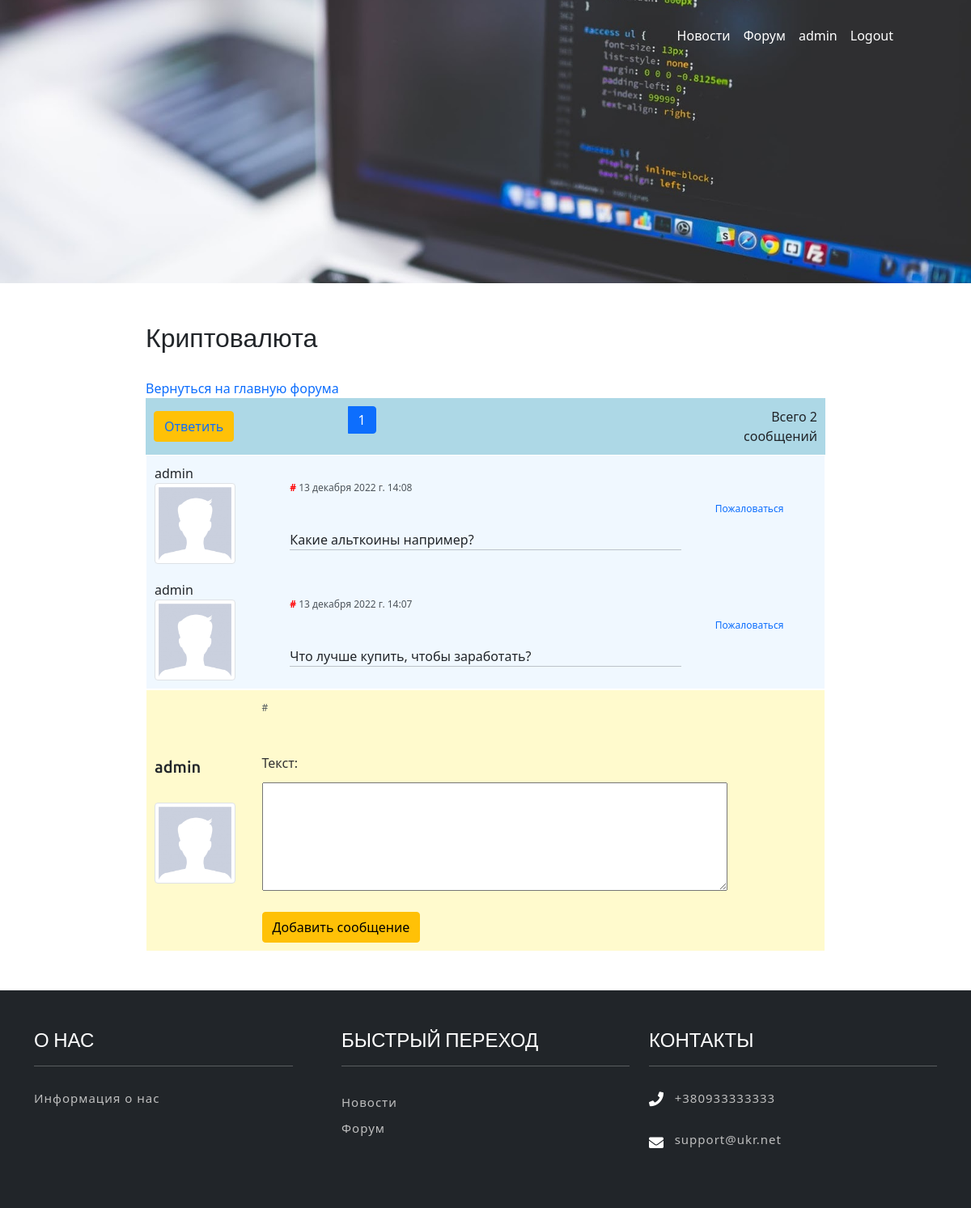
/forum/topic/1/ (signed in), run on the app's committed database.
### users/models.py (models this page shows)
class User(AbstractUser):
    image = models.ImageField(upload_to='users_images', blank=True)

### forum/models.py (models this page shows, shortened)
class Topic(models.Model):
    category_detail = models.ForeignKey(
        CategoryDetail, on_delete=models.CASCADE, blank=True, null=True, related_name='topics'
    )
    title = models.CharField(
        max_length=100, verbose_name='Заголовок', blank=True, null=True
    )
    additional_info = models.TextField(blank=True, null=True
                                       )

class Post(models.Model):
    topic = models.ForeignKey(
        Topic, on_delete=models.CASCADE, verbose_name='Тема', related_name='posts'
    )
    text = models.TextField(
        verbose_name='текст'
    )
    created = models.DateTimeField(
        verbose_name='дата создания',
        default=timezone.now()
    )
    published = models.DateTimeField(
        verbose_name='дата публикации',
        default=timezone.now()
    )
    author = models.ForeignKey(
        User, on_delete=models.CASCADE,
        blank=True, null=True
    )
    class Meta:
        ordering = ['-published']

### forum/views.py (the view)
# urls.py: path('topic/<int:topic_pk>/', topic_detail, name='topic_detail'),
def topic_detail(request, topic_pk):
    topic = Topic.objects.get(pk=topic_pk)
    posts = Post.objects.filter(topic=topic_pk)
    counter = posts.count()
    paginator = Paginator(posts, 10)
    page_num = request.GET.get('page', 1)
    page = paginator.get_page(page_num)
    is_paginated = page.has_other_pages()
    if request.method == 'POST':
        post_form = PostForm(request.POST)
        if post_form.is_valid():
            post = post_form.save(commit=False)
            post.author = request.user
            post.published = datetime.now()
            post.topic = Topic.objects.filter(pk=topic_pk).first()
            post.save()
            return redirect('forum:topic_detail', topic_pk=topic.pk)
    else:
        post_form = PostForm()
    context = {
                   'topic': topic,
                   'posts': posts,
                   'counter': counter,
                   'post_form': post_form,
                   'page': page,
                   'is_paginated': is_paginated,
                   }
    return render(request, 'forum/topic_detail.html', context)

### forum/forms.py
class PostForm(ModelForm):
    class Meta:
        model = Post
        fields = (
            'text',
        )
        widgets = {
            'text': Textarea(attrs={'rows': 4, 'cols': 60}),
        }

### forum/templates/forum/topic_detail.html (shortened to what this page needs)
{% extends 'core/base.html' %}
{% load static %}
{% block content %}
<h2 style="margin-left: 15%; margin-right: 15%">
    {{topic.title}}</h2></br>
<a href="{% url 'forum:category_list' %}" style="margin-left: 15%"> Вернуться на главную форума </a>
<br>
<table bgcolor="#add8e6" ; cellpadding="10"; cellspacing="1"; width="70%" style="margin-left: 15%; margin-right: 15%">
    <tr>
        <td width="20%">
            {% if user.is_authenticated %}
            <button class="btn btn-warning"><a href="#post">Ответить</a></button>
            {% else %}
            <button class="btn btn-warning"><a href="{% url 'users:login' %}">Ответить</a></button>
            {% endif %}
        </td>
        <td width="60%">
<nav aria-label="..." style="margin-left: 15%">
  <ul class="pagination">
      {% for n in page.paginator.page_range %}
      {% if page.number == n %}
          <li class="page-item active">
              <a class="page-link" href="{% url 'forum:topic_detail' topic_pk=topic.pk %}?page={{ n }}">{{n}}<span class="sr-only">(current)</span></a>
          </li>
      {% elif n > page.number|add:-3 and n < page.number|add:3 %}
          <li class="page-item">
              <a class="page-link" href="{% url 'forum:topic_detail' topic_pk=topic.pk %}?page={{ n }}">{{n}}</a>
          </li>
      {% endif %}
      {% endfor %}
  </ul>
</nav>
        </td>
        <td width="20%" style="text-align: right">
            Всего {{counter}} сообщений
        </td>
    </tr>
</table>
<table bgcolor="#f0f8ff" ; border="1"; bordercolor="white"; cellpadding="10"; cellspacing="2"; width="70%" style="margin-left: 15%; margin-right: 15%">
    {% for post in page.object_list %}
    <tr>
        <td width="20%">
            {{post.author}}</br>
            <img width="100" height="100"
                     src="{% if post.author.image %} {{ post.author.image.url }} {% else %} {% static 'img/users/default_avatar.jpg' %} {% endif %}"
                     class="img-thumbnail">
        </td>
        <td width="60%"><a name="post"></a>
            <p style="color: #4e555b; font-size: 0.75em"> <b style="color: red">#</b> {{post.published}}</p></br>
            {{post.text|safe}}
             <hr style="margin: 0">
        </td>
        <td width="20%">
            <a href="{% url 'forum:complain' post.pk %}" style="margin-left: 15%; font-size: 0.75em" onclick=""> Пожаловаться </p></a>
        </td>
    </tr>
    {% empty %}
    <p style="margin-left: 15%">Здесь пока что ничего нету - задайте свой вопрос</p>
    {% endfor %}
</table>
{% if user.is_authenticated %}
<table bgcolor="#fffacd" ; border="1"; bordercolor="white"; cellpadding="10"; cellspacing="2"; width="70%" style="margin-left: 15%; margin-right: 15%">
    <tr>
        <td width="20%">
            <h5>{{user.username}}</h5>
           <img width="100" height="100"
                     src="{% if user.image %} {{ user.image.url }} {% else %} {% static 'img/users/default_avatar.jpg' %} {% endif %}"
                     class="img-thumbnail">
        </td>
        <td width="60%">
            <p style="color: #4e555b; font-size: 0.75em"> # {{post.published}}</p></br>
            <form action="" method="POST">
                {{ post_form.as_p }}
            <button type="submit" class="btn btn-warning">Добавить сообщение</button>
        </form>
        </td>
        <td width="20%"></td>
    </tr>
</table>
{% endif %}
{% endblock content %}

### core/templates/core/base.html (shortened to what this page needs)
{% load static %}
<!DOCTYPE html>
<html lang="zxx">
<head>
    <link href="{% static 'core/css/bootstrap.css' %}" type="text/css" rel="stylesheet" media="all">
    <link href="{% static 'core/css/style.css' %}" type="text/css" rel="stylesheet" media="all">
    <link href="{% static 'core/css/fontawesome-all.min.css' %}" rel="stylesheet">
	<link href="https://cdn.jsdelivr.net/npm/bootstrap@5.0.1/dist/css/bootstrap.min.css" rel="stylesheet">
</head>
<body>
    <div class="inner-banner">
        <header>
            <nav class="navbar navbar-expand-lg navbar-light bg-gradient-secondary pt-3">
                <h1>
                </h1>
                <div class="collapse navbar-collapse" id="navbarSupportedContent">
                    <ul class="navbar-nav ml-lg-auto text-center">
                        <li class="nav-item  mr-3 mt-lg-0 mt-3">
                            <a class="text-white"
							   href="{% url 'news:news_list' %}">Новости
                            </a>
                        </li>
                        <li class="nav-item  mr-3 mt-lg-0 mt-3">
                            <a class="text-white" href="{% url 'forum:category_list' %}">Форум
                            </a>
                        </li>
                        <li class="nav-item  mr-3 mt-lg-0 mt-3">
                        {% if user.is_authenticated %}
                            <a class="text-white" href="{% url 'users:profile' %}">{{ user.username }}</a></li>
                        <li class="nav-item  mr-3 mt-lg-0 mt-3">
                            <a class="text-white" href="{% url 'users:logout' %}">Logout</a></li>
                        {% else %}
                            <div><a class="text-white" href="{% url 'users:login' %}">Login</a></div>
                        {% endif %}
                    </ul>
                </div>
			</nav>
        </header>
    </div>
    <div class="agileits-services py-md-5 py-4">
        {% block content %}
        {% endblock content %}
    </div>
	<footer class="footer-emp bg-dark py-5">
		<div class="container">
			<div class="row footer-top">
				<div class="col-lg-4 footer-grid pr-5">
					<h2 class="footer-title border-bottom text-uppercase mb-4 pb-3">О нас</h2>
					<div class="footer-text">
						<p>Информация о нас</p>
					</div>
				</div>
				<div class="col-lg-4 footer-grid my-lg-0 my-4">
					<h3 class="footer-title border-bottom text-uppercase mb-4 pb-3">Быстрый переход</h3>
					<ul class="links list-unstyled">
						<li class="my-2">
							<a href="{% url 'news:news_list' %}">Новости</a>
						</li>
						<li>
							<a href="{% url 'forum:category_list' %}">Форум</a>
						</li>
					</ul>
				</div>
				<div class="col-lg-4 footer-grid">
					<h3 class="footer-title border-bottom text-uppercase mb-4 pb-3">Контакты</h3>
					<div class="contact-info">
						<ul class="list-unstyled">
							<li class="my-2">
								<div class="row">
									<div class="col-1">
										<i class="fas fa-phone"></i>
									</div>
									<div class="col-11">
										<p>+380933333333</p>
									</div>
								</div>
							</li>
							<li>
								<div class="row">
									<div class="col-1">
										<i class="fas fa-envelope"></i>
									</div>
									<div class="col-11">
										<a href="mailto:support@ukr.net">support@ukr.net</a>
									</div>
								</div>
							</li>
						</ul>
					</div>
				</div>
			</div>
		</div>
	</footer>
</body>
</html>

### static/core/css/style.css (style rules this page uses)
body { margin: 0; font-family: 'Ubuntu', sans-serif; background: #fff; }
body a, .slider-info a { transition: 0.5s all; -webkit-transition: 0.5s all; -moz-transition: 0.5s all; -o-transition: 0.5s all; -ms-transition: 0.5s all; text-decoration: none; outline: none; }
h1, h2, h3, h4, h5, h6 { margin: 0; font-family: 'Ubuntu', sans-serif; }
p { margin: 0; color: #333; font-size: 1em; line-height: 2; }
ul { margin: 0; padding: 0; }
ul { list-style-type: none; }
header h1, { line-height: 0; }
.navbar-light { padding: 1em 5em; position: absolute; z-index: 999; width: 100%; left: 0; }
.inner-banner { background: url(../images/bg.jpg) 0px; -webkit-background-size: cover; -moz-background-size: cover; -o-background-size: cover; -ms-background-size: cover; background-size: cover; min-height: 350px; position: relative; }
footer { background: #000; }
h2.footer-title,h3.footer-title { font-size: 24px; color: #fff; border-color: rgba(255, 255, 255, 0.26) !important; }
.footer-text p, ul.links li a, .contact-info ul li p, .contact-info ul li a { color: #bfbfbf; font-size: 15px; letter-spacing: 1px; }
ul.links { float: left; width: 50%; }
.contact-info ul li i { float: left; font-size: 18px; color: #fff; line-height: 1.8; }

### data on the page
User: username "admin"
Topic: title "Криптовалюта"
Post: author "admin", published "13 декабря 2022 г. 14:08", text "Какие альткоины например?"
Post: author "admin", published "13 декабря 2022 г. 14:07", text "Что лучше купить, чтобы заработать?"

### other printed values
{{ n }} "1"
{{ counter }} "2"
